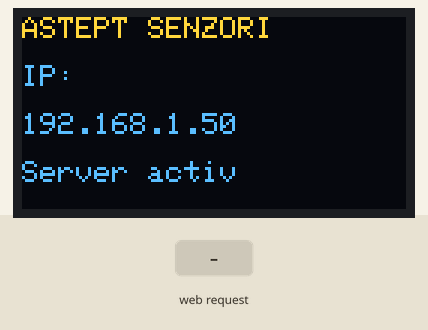
Recording of a sketch running on a simulated ESP8266 (NodeMCU). Parts: 128×64 one-colour display. The test bench sets the inputs (shaded band). The OLED is the two-colour kind (top 16 rows yellow); WiFi joins after 1.5 s; servers stay silent unless stated; what the sketch prints to the serial monitor is not drawn.

Above: at 2.7 s.
2.8 s: HTTP request GET /update received
At 4.8 s:
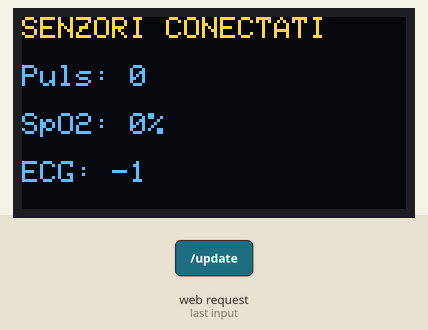
5.1 s: HTTP request GET /update?puls=1 received
At 6.5 s:
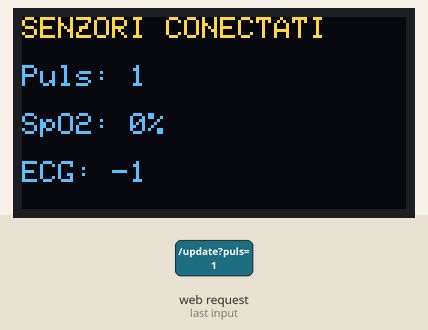
Timing chart, 0 to 8.1 s (numbered marks = the images above; inputs shaded):
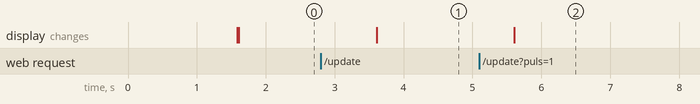

The sketch:

ESP_OLED_Web.ino
```cpp
#include <ESP8266WiFi.h>
#include <ESP8266WebServer.h>
#include <Wire.h>
#include <Adafruit_GFX.h>
#include <Adafruit_SSD1306.h>

#define OLED_WIDTH 128
#define OLED_HEIGHT 64
#define OLED_RESET -1
#define OLED_ADDRESS 0x3C

const char* WIFI_NAME = "NUMELE_WIFI";
const char* WIFI_PASSWORD = "PAROLA_WIFI";

Adafruit_SSD1306 display(OLED_WIDTH, OLED_HEIGHT, &Wire, OLED_RESET);
ESP8266WebServer server(80);

bool oledOK = false;
int puls = 0, spo2 = 0, ecg = -1, miscare = 0;
float temperatura = 0.0, presiune = 0.0;
unsigned long ultimaPrimire = 0;
unsigned long ultimaAfisare = 0;

const char PAGINA[] PROGMEM = R"rawliteral(
<!DOCTYPE html><html lang="ro"><head><meta charset="UTF-8">
<meta name="viewport" content="width=device-width,initial-scale=1">
<title>Thoracare</title><style>
*{box-sizing:border-box}body{margin:0;font-family:Arial;color:#f8fafc;background:linear-gradient(135deg,#050816,#182044);min-height:100vh}
header,main{max-width:1100px;margin:auto;padding:24px}h1{margin-bottom:4px}.sub{color:#93c5fd}.status{padding:16px;border:1px solid #22d3ee;border-radius:18px;background:#101936;margin:20px 0}.ok{color:#4ade80}.off{color:#fbbf24}
.grid{display:grid;grid-template-columns:repeat(auto-fit,minmax(170px,1fr));gap:16px}.card{padding:20px;border-radius:20px;background:#131c39;border:1px solid #293655}.label{color:#a5bff7}.value{font-size:27px;font-weight:bold;margin:9px 0}.sensor{color:#7896cf;font-size:14px}canvas{width:100%;height:210px;background:#091126;border-radius:18px;margin-top:20px}footer{text-align:center;color:#7690c7;padding:28px}
</style></head><body><header><h1>Thoracare</h1><div class="sub">Vestă inteligentă cu Hugging Shield</div><div id="status" class="status off">Așteaptă ESP-ul cu senzori</div></header><main><section class="grid">
<div class="card"><div class="label">Puls</div><div class="value"><span id="puls">--</span> BPM</div><div class="sensor">MAX30102</div></div>
<div class="card"><div class="label">SpO₂</div><div class="value"><span id="spo2">--</span> %</div><div class="sensor">MAX30102</div></div>
<div class="card"><div class="label">Temperatura IMU</div><div class="value"><span id="temp">--</span> °C</div><div class="sensor">MPU6050</div></div>
<div class="card"><div class="label">Mișcare</div><div class="value" id="miscare">--</div><div class="sensor">MPU6050</div></div>
<div class="card"><div class="label">Presiune aer</div><div class="value"><span id="presiune">--</span> kPa</div><div class="sensor">MPXV7002DP</div></div>
<div class="card"><div class="label">ECG brut</div><div class="value" id="ecg">--</div><div class="sensor">AD8232 + ADS1115</div></div>
</section><canvas id="grafic"></canvas></main><footer>Prototip educațional – fără rol medical</footer>
<script>
const valori=[];async function update(){try{const r=await fetch('/data?t='+Date.now());const d=await r.json();const s=document.getElementById('status');if(d.senzori_online){s.className='status ok';s.textContent='ESP senzori conectat';puls.textContent=d.puls;spo2.textContent=d.spo2;temp.textContent=Number(d.temperatura).toFixed(1);presiune.textContent=Number(d.presiune).toFixed(2);ecg.textContent=d.ecg;miscare.textContent=d.miscare?'Detectată':'Repaus';valori.push(Number(d.ecg));if(valori.length>100)valori.shift();draw()}else{s.className='status off';s.textContent='Așteaptă ESP-ul cu senzori'}}catch(e){status.textContent='Conexiune întreruptă'}}
function draw(){const c=document.getElementById('grafic'),x=c.getContext('2d'),w=c.clientWidth,h=210;c.width=w*devicePixelRatio;c.height=h*devicePixelRatio;x.scale(devicePixelRatio,devicePixelRatio);x.clearRect(0,0,w,h);if(valori.length<2)return;let mn=Math.min(...valori),mx=Math.max(...valori);if(mn==mx)mx++;x.beginPath();x.strokeStyle='#ec4899';x.lineWidth=3;valori.forEach((v,i)=>{const px=i*w/(valori.length-1),py=h-12-(v-mn)/(mx-mn)*(h-24);i?x.lineTo(px,py):x.moveTo(px,py)});x.stroke()}update();setInterval(update,1000);
</script></body></html>)rawliteral";

bool senzoriOnline() { return ultimaPrimire && millis() - ultimaPrimire < 5000; }

void afiseaza(String a, String b, String c, String d) {
  if (!oledOK) return;
  display.clearDisplay(); display.setTextColor(SSD1306_WHITE); display.setTextSize(1);
  display.setCursor(0,0); display.println(a); display.setCursor(0,16); display.println(b);
  display.setCursor(0,32); display.println(c); display.setCursor(0,48); display.println(d); display.display();
}

void paginaPrincipala() { server.send_P(200, "text/html; charset=UTF-8", PAGINA); }

void trimiteJSON() {
  String j = "{\"ip\":\"" + WiFi.localIP().toString() + "\",\"puls\":" + String(puls) +
    ",\"spo2\":" + String(spo2) + ",\"ecg\":" + String(ecg) +
    ",\"temperatura\":" + String(temperatura,1) + ",\"miscare\":" + String(miscare) +
    ",\"presiune\":" + String(presiune,2) + ",\"senzori_online\":" + (senzoriOnline()?"true":"false") + "}";
  server.send(200, "application/json; charset=UTF-8", j);
}

void primesteDate() {
  if (server.hasArg("puls")) puls=server.arg("puls").toInt();
  if (server.hasArg("spo2")) spo2=server.arg("spo2").toInt();
  if (server.hasArg("ecg")) ecg=server.arg("ecg").toInt();
  if (server.hasArg("temp")) temperatura=server.arg("temp").toFloat();
  if (server.hasArg("miscare")) miscare=server.arg("miscare").toInt();
  if (server.hasArg("presiune")) presiune=server.arg("presiune").toFloat();
  ultimaPrimire=millis(); server.send(200,"text/plain","OK");
}

void setup() {
  Serial.begin(115200); Wire.begin(D2,D1);
  oledOK=display.begin(SSD1306_SWITCHCAPVCC,OLED_ADDRESS);
  afiseaza("THORACARE","Pornire...","","");
  WiFi.mode(WIFI_STA); WiFi.setAutoReconnect(true); WiFi.begin(WIFI_NAME,WIFI_PASSWORD);
  while(WiFi.status()!=WL_CONNECTED){delay(500);Serial.print('.');}
  Serial.println(); Serial.print("IP ESP Monitor: "); Serial.println(WiFi.localIP());
  afiseaza("WIFI CONECTAT","IP:",WiFi.localIP().toString(),"Server activ");
  server.on("/",paginaPrincipala); server.on("/data",trimiteJSON); server.on("/update",primesteDate); server.begin();
}

void loop() {
  server.handleClient();
  if(millis()-ultimaAfisare>=1000){ultimaAfisare=millis();
    if(senzoriOnline()) afiseaza("SENZORI CONECTATI","Puls: "+String(puls),"SpO2: "+String(spo2)+"%","ECG: "+String(ecg));
    else afiseaza("ASTEPT SENZORI","IP:",WiFi.localIP().toString(),"Server activ");
  }
}
```

Measured:
- after the input at 2.8 s, the display: changes after 0.81 s (image 1)
- after the input at 5.1 s, the display: changes after 0.51 s (image 2)
